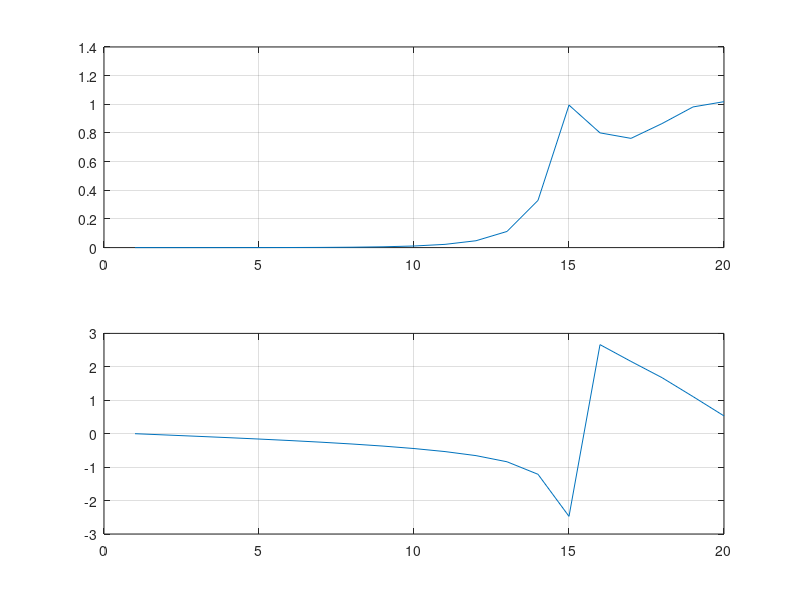

Here is the MATLAB script that generated this plot: (Note: this script raises an error after producing the figure.)
%%
% z-transform 
num=[1,2,1.3,0,4,1];
den=[0.65,0,2.3,3,2,1];
[z,p,k]=tf2zp(num,den);
zplane(z,p)

%%
%z-transform 
z =[
  -1.4857 + 1.0130i
  -1.4857 - 1.0130i
   0.6090 + 0.9394i
   0.6090 - 0.9394i
  -0.2467 + 0.0000i
]; % zeros 
p =[
   0.6212 + 1.9665i
   0.6212 - 1.9665i
  -0.7748 + 0.0000i
  -0.2338 + 0.6420i
  -0.2338 - 0.6420i
]; % poles 

k =1.5385; % gain 

[num,den]=zp2tf(z,p,k);

% Normalize
num = num / den(1);
den = den / den(1);

% Display H(z)
Hz = tf(num, den, -1)


%%
% frequency response 
num=[0.008,-0.033,0.05,-0.033,0.008]
den=[1,2.37,2.7,1.6,0.4]
w=20 % range of frequency 
x=freqz(num,den,w)
subplot(211)
plot(abs(x))
grid on
subplot(212)
plot(angle(x))
grid on 

%%
%FIR filter design 
N=input('enter the length of the filter')
wc=input('cutoff frequency=')
h=fir1(N,wc/pi,kaiser(N+1)) % response of filter
freqz(h)

%change blackman with rectwin, hanning etc

%%
% FIR filter design from kaiser window 
N = input('Enter filter length: ');
wc = input('Cutoff frequency: ');

beta = 5; % typical value (~60 dB attenuation)

h = fir1(N, wc/pi, kaiser(N+1, beta));

freqz(h)

%%
% IIR filter design 
rp=0.4 % passband ripple
rs=30 %stopband attenuation 
wp=0.2*pi %passband frequency 
ws=0.4*pi %stopband frequency 
[N,wn]=buttord(wp/pi , ws/pi, rp, rs) %finding order of the filter  
% [b,a]=butter(N,wn) %low pass 
[c,d]=butter(N,wn, 'high') %high pass
% freqz(b,a)
freqz(c,d)


%%
%FFT 
% Define the input sequence
x = [1.2,3.6,2.4,-2,1.6,2.1,0,0];

% Compute the DFT using the built-in fft function
X = fft(x,8);
subplot(411)
stem(real(X))
subplot(412)
stem(imag(X))
subplot(413)
stem(abs(X))
subplot(414)
stem(angle(X))

% Display the result
disp('The DFT of x[n] is:');
disp(X);

% To see the Magnitude and Phase 
magnitude = abs(X);
phase = angle(X);

fprintf('Magnitudes: [%.2f, %.2f, %.2f, %.2f]\n', magnitude);
fprintf('Phases (rad): [%.2f, %.2f, %.2f, %.2f]\n', phase);

%%
% FFT 
% Define the input sequence
x = [0, 2, 1, 3];

% Compute the DFT using the built-in fft function
X = fft(x);
subplot(411)
stem(real(X))
subplot(412)
stem(imag(X))
subplot(413)
stem(abs(X))
subplot(414)
stem(angle(X))

% Display the result
disp('The DFT of x[n] is:');
disp(X);

% To see the Magnitude and Phase 
magnitude = abs(X);
phase = angle(X);

fprintf('Magnitudes: [%.2f, %.2f, %.2f, %.2f]\n', magnitude);
fprintf('Phases (rad): [%.2f, %.2f, %.2f, %.2f]\n', phase);


%%
%%
% FFT ANALYSIS
clc; clear; close all;

%% 🔹 Case 1
x1 = [1.2, 3.6, 2.4, -2, 1.6, 2.1, 0, 0];
N1 = length(x1);

X1 = fft(x1, N1);

subplot(4,1,1)
stem(0:N1-1, real(X1), 'filled', 'LineWidth', 1.5)
title('Real Part'); xlabel('k'); ylabel('Re{X(k)}'); grid on;

subplot(4,1,2)
stem(0:N1-1, imag(X1), 'filled', 'LineWidth', 1.5)
title('Imaginary Part'); xlabel('k'); ylabel('Im{X(k)}'); grid on;

subplot(4,1,3)
stem(0:N1-1, abs(X1), 'filled', 'LineWidth', 1.5)
title('Magnitude'); xlabel('k'); ylabel('|X(k)|'); grid on;

subplot(4,1,4)
stem(0:N1-1, angle(X1), 'filled', 'LineWidth', 1.5)
title('Phase'); xlabel('k'); ylabel('Angle (rad)'); grid on;

disp('Input x[n] = '); disp(x1)

fprintf('\nDFT X[k]:\n');
disp(X1.')

fprintf('\n k    Magnitude    Phase(rad)\n');
for k = 1:N1
    fprintf('%2d    %8.3f      %8.3f\n', k-1, abs(X1(k)), angle(X1(k)));
end


%% 🔹 Case 2
x2 = [0, 2, 1, 3];
N2 = length(x2);

X2 = fft(x2, N2);

subplot(4,1,1)
stem(0:N2-1, real(X2), 'filled', 'LineWidth', 1.5)
title('Real Part'); xlabel('k'); ylabel('Re{X(k)}'); grid on;

subplot(4,1,2)
stem(0:N2-1, imag(X2), 'filled', 'LineWidth', 1.5)
title('Imaginary Part'); xlabel('k'); ylabel('Im{X(k)}'); grid on;

subplot(4,1,3)
stem(0:N2-1, abs(X2), 'filled', 'LineWidth', 1.5)
title('Magnitude'); xlabel('k'); ylabel('|X(k)|'); grid on;

subplot(4,1,4)
stem(0:N2-1, angle(X2), 'filled', 'LineWidth', 1.5)
title('Phase'); xlabel('k'); ylabel('Angle (rad)'); grid on;

disp('Input x[n] = '); disp(x2)

fprintf('\nDFT X[k]:\n');
disp(X2.')

fprintf('\n k    Magnitude    Phase(rad)\n');
for k = 1:N2
    fprintf('%2d    %8.3f      %8.3f\n', k-1, abs(X2(k)), angle(X2(k)));
end
